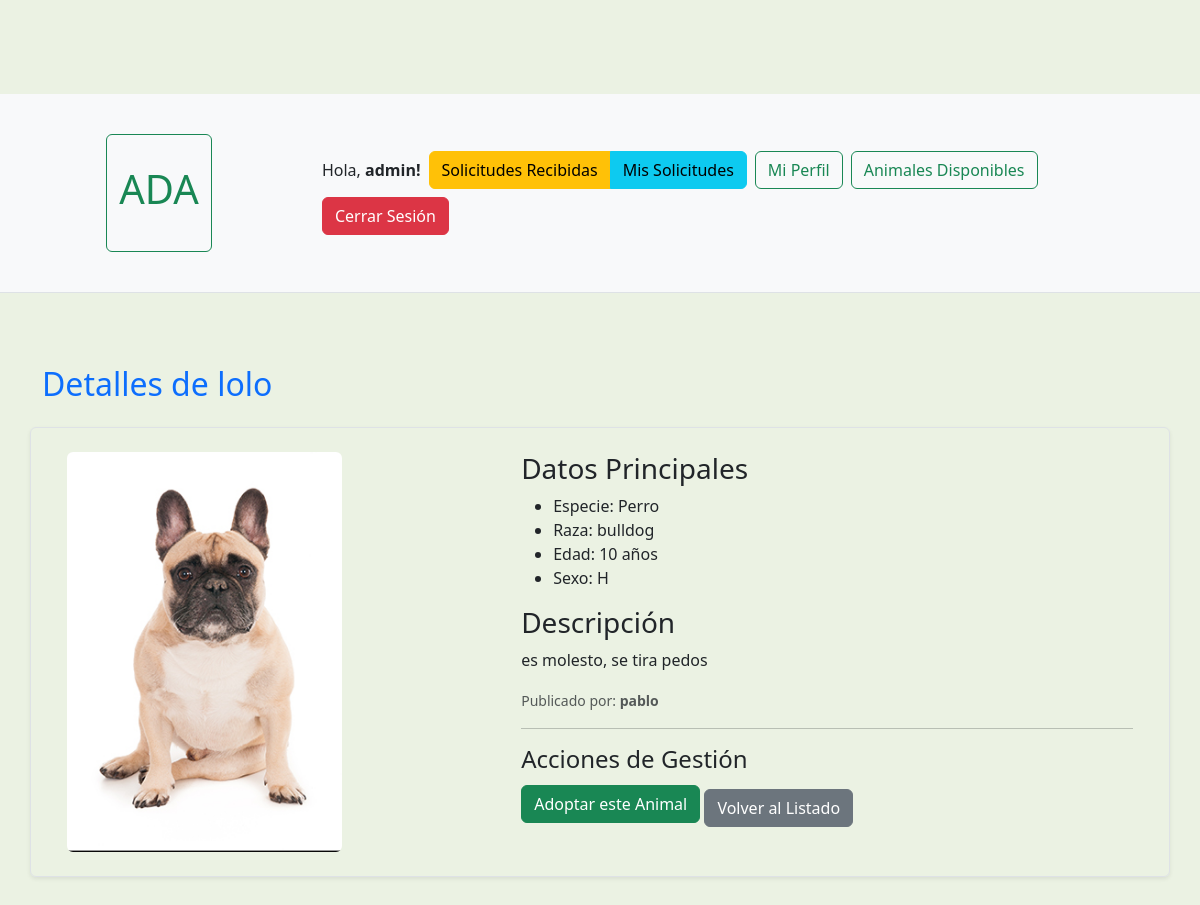
Page /animales/14/ (signed in) on the committed database.
### animales/models.py (models this page shows, shortened)
class Animal(models.Model):
    nombre = models.CharField(max_length=100)
    raza = models.CharField(max_length=100)
    especie = models.CharField(max_length=50)
    edad = models.IntegerField()
    SEXO_CHOICES = [ #opciones de genero
        ('M', 'Macho'),
        ('H', 'Hembra'),
    ]
    sexo = models.CharField(max_length=1, choices=SEXO_CHOICES)
    descripcion = models.TextField()
    foto = models.ImageField(upload_to='animales_fotos/', blank=True, null=True)
    disponible = models.BooleanField(default=True)# si el estado es disponible
    subido_por = models.ForeignKey(User, on_delete=models.CASCADE, related_name='animales_publicados')
    fecha_subida = models.DateTimeField(auto_now_add=True)
    adoptado = models.BooleanField(default=False)# Campo para el estado de adopción
    fecha_adopcion = models.DateTimeField(null=True, blank=True)# Campo para el estado de adopción

### animales/views.py (the view)
# urls.py: path('<int:pk>/', views.DetalleAnimal.as_view(), name='detalle_animal'),
class DetalleAnimal(DetailView):#muestra info detallada de un solo animal
    model = Animal
    template_name = 'animales/animal_detail.html'
    context_object_name = 'animal'
    def get_context_data(self, **kwargs):
        context = super().get_context_data(**kwargs)
        animal = self.get_object()
        context['puede_adoptar'] = True
        context['solicitud_aprobada'] = False
        if self.request.user.is_authenticated:
            if animal.subido_por == self.request.user:
                context['puede_adoptar'] = False
            aprobada = SolicitudAdopcion.objects.filter(
                animal=animal,
                adoptante=self.request.user,
                estado='APROBADA'
            ).exists()
            if aprobada:
                context['puede_adoptar'] = False
                context['solicitud_aprobada'] = True #usamos bandera para el mensaje
        if not animal.disponible and not context['solicitud_aprobada']:
             context['puede_adoptar'] = False
        return context

### animales/templates/animales/animal_detail.html (shortened to what this page needs)
{% extends 'base.html' %}
{% block content %}
    <h2 class="text-primary mb-4">Detalles de {{ animal.nombre }}</h2>
    <div class="row border p-4 rounded shadow-sm">
        <div class="col-md-5 mb-3 mb-md-0">
            {% if animal.foto %}
                <img src="{{ animal.foto.url }}" alt="Foto de {{ animal.nombre }}"
                    class="img-fluid rounded" style="max-height: 400px; object-fit: cover;">
            {% else %}
                <p class="alert alert-warning">No hay foto disponible</p>
            {% endif %}
        </div>
        <div class="col-md-7">
            <h3>Datos Principales</h3>
            <ul>
                <li>Especie: {{ animal.especie }}</li>
                <li>Raza: {{ animal.raza }}</li>
                <li>Edad: {{ animal.edad }} años</li>
                <li>Sexo: {{ animal.sexo }}</li>
            </ul>
            <h3>Descripción</h3>
            <p>{{ animal.descripcion }}</p>
            {% if animal.subido_por %}
                <p>
                    <small class="text-muted">
                        Publicado por: <strong>{{ animal.subido_por.username }}</strong>
                    </small>
                </p>
            {% endif %}
            <hr>
            <div class="acciones">
                <h4>Acciones de Gestión</h4>
                {% if solicitud_aprobada %}
                    <div class="alert alert-success">
                        ¡Felicitaciones! Tu solicitud para {{ animal.nombre }} fué aprobada.
                        {{ animal.subido_por.username }} te va acontactar.
                    </div>
                {% elif puede_adoptar %}
                    <a href="{% url 'animales:adoptar_confirmacion' pk=animal.pk %}" class="btn btn-success">
                        Adoptar este Animal
                    </a>
                {% endif %}
                <a href="{% url 'animales:lista_animales' %}" class="btn btn-secondary mt-2">
                    Volver al Listado
                </a>
            </div>
            </div>
    </div>
{% endblock %}

### templates/base.html (shortened to what this page needs)
{% load static %}
<!DOCTYPE html>
<html lang="es">
<head>
    <link href="https://cdn.jsdelivr.net/npm/bootstrap@5.3.3/dist/css/bootstrap.min.css"
            rel="stylesheet"
>
    <link rel="stylesheet"
            href="https://cdnjs.cloudflare.com/ajax/libs/font-awesome/5.15.4/css/all.min.css"
 />
    <link rel="stylesheet" href="{% static 'css/estilos.css' %}">
</head>
<body>
    <header class="container-fluid py-3 bg-light border-bottom">
        <div class="d-flex justify-content-between align-items-center">
            <a href="{% url 'home' %}" class="btn btn-outline-success me-3" style="text-decoration: none;">
                <h1>ADA</h1>
            </a>
            <nav class="d-flex align-items-center flex-wrap gap-2">
    {% if user.is_authenticated %}
        <span class="text-dark">Hola, <strong>{{ user.username }}!</strong></span>
        <div class="btn-group">
            <a href="{% url 'animales:gestionar_solicitudes' %}" class="btn btn-warning">
                Solicitudes Recibidas
            </a>
            <a href="{% url 'animales:mis_solicitudes' %}" class="btn btn-info">
                Mis Solicitudes
            </a>
        </div>
        <a href="{% url 'usuarios:modificar_perfil' %}" class="btn btn-outline-success">
            Mi Perfil
        </a>
        <a href="{% url 'animales:lista_animales' %}" class="btn btn-outline-success">
            Animales Disponibles
        </a>
        <form method="post" action="{% url 'logout' %}">
            <button type="submit" class="btn btn-danger">
                Cerrar Sesión
            </button>
        </form>
    {% endif %}
</nav>
        </div>
    </header>
    <div class="container mt-4">
        {% block content %}
        {% endblock %}
    </div>
</body>
</html>

### static/css/estilos.css (style rules this page uses)
body { background-color: rgba(229, 238, 219, 0.76) !important; padding-top: 70px; }

### templates/base.html (style rules this page uses)
body { font-family: Arial, sans-serif; }

### rows in the picture
Animal: nombre "lolo", foto (picture), especie "Perro", raza "bulldog", edad "10", sexo "H", descripcion "es molesto, se tira pedos", subido_por.username "pablo"

### other values in the picture
{{ user.username }} "admin"
